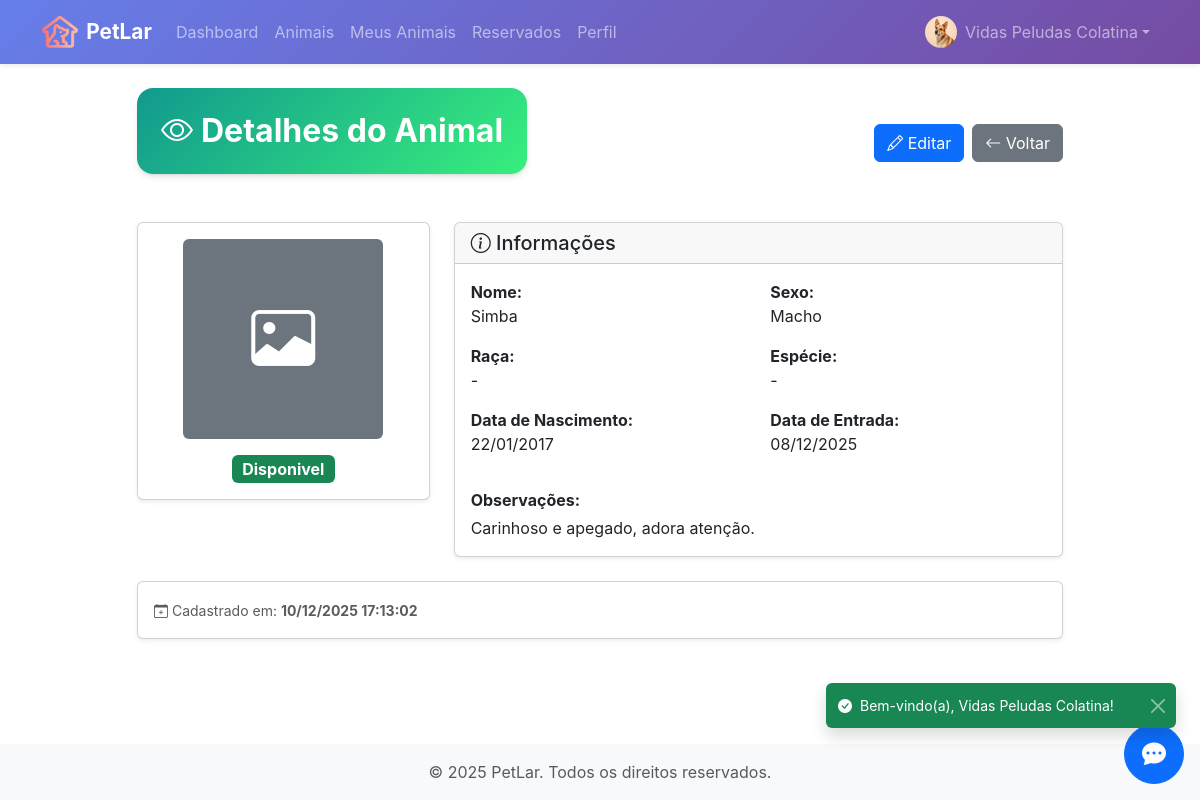
/abrigo/animais/visualizar/77 (signed in), run on an earlier commit of the app's database.
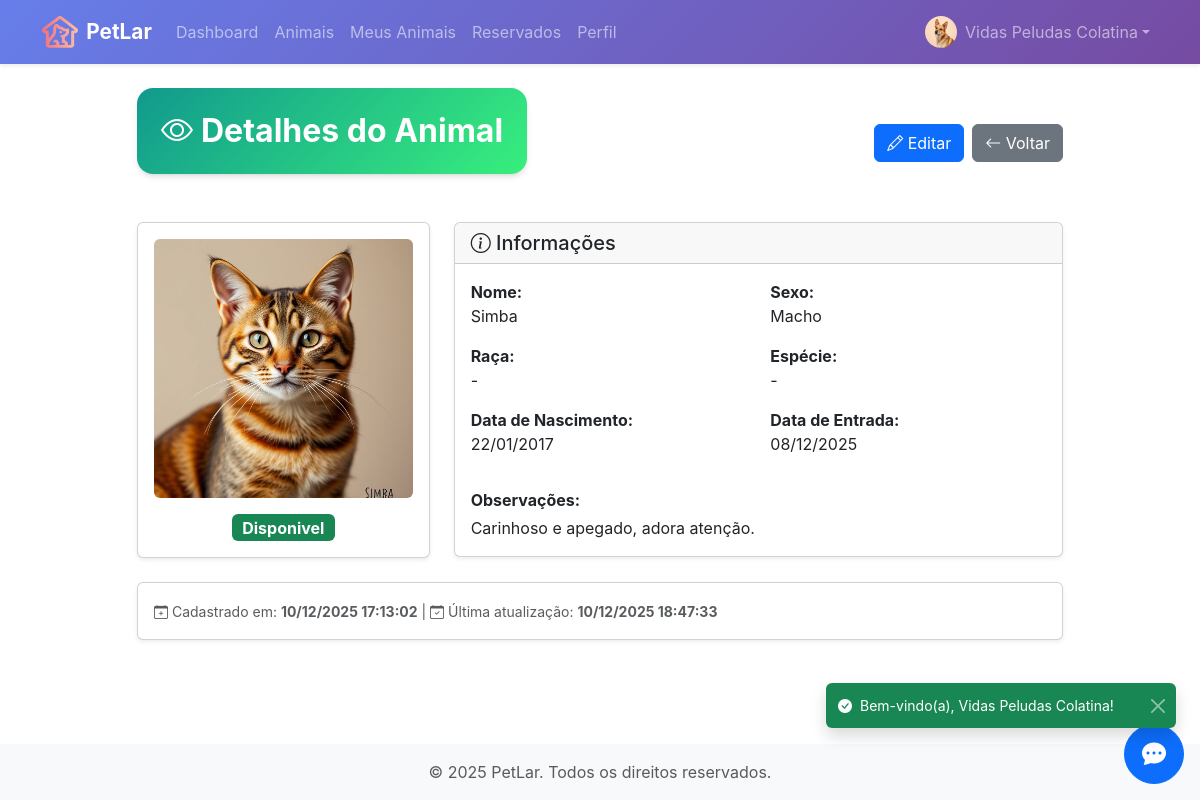
And on a later commit of the database.
### tables this page shows
CREATE TABLE animal (
    id INTEGER PRIMARY KEY AUTOINCREMENT,
    id_raca INTEGER NOT NULL,
    id_abrigo INTEGER NOT NULL,
    nome TEXT NOT NULL,
    sexo TEXT NOT NULL,
    data_nascimento TEXT,
    data_entrada TEXT NOT NULL,
    observacoes TEXT,
    status TEXT DEFAULT 'Disponível',
    foto TEXT,
    id_adotante_reserva INTEGER,
    data_reserva TIMESTAMP,
    data_cadastro TIMESTAMP DEFAULT CURRENT_TIMESTAMP,
    data_atualizacao TIMESTAMP DEFAULT CURRENT_TIMESTAMP,
    FOREIGN KEY (id_raca) REFERENCES raca(id),
    FOREIGN KEY (id_abrigo) REFERENCES abrigo(id_abrigo),
    FOREIGN KEY (id_adotante_reserva) REFERENCES usuario(id)
);

### routes/abrigo_animais_routes.py (the view)
@router.get("/visualizar/{id}")
@requer_autenticacao([Perfil.ABRIGO.value])
async def visualizar(request: Request, id: int, usuario_logado: Optional[dict] = None):
    id_abrigo = _obter_id_abrigo(usuario_logado)
    if not id_abrigo:
        informar_erro(request, "Abrigo não encontrado para este usuário.")
        return RedirectResponse("/", status_code=status.HTTP_303_SEE_OTHER)
    animal = animal_repo.obter_por_id_com_relacoes(id)
    if not animal:
        informar_erro(request, "Animal não encontrado")
        return RedirectResponse("/abrigo/animais/listar", status_code=status.HTTP_303_SEE_OTHER)
    if animal.id_abrigo != id_abrigo:
        informar_erro(request, "Você não tem permissão para visualizar este animal")
        return RedirectResponse("/abrigo/animais/listar", status_code=status.HTTP_303_SEE_OTHER)
    adotante_info = None
    if animal.status == "Reservado" and animal.id_adotante_reserva:
        dados = animal_repo.obter_por_id_com_adotante(id)
        if dados:
            adotante_info = {
                "nome": dados.get("adotante_nome"),
                "email": dados.get("adotante_email"),
                "telefone": dados.get("adotante_telefone")
            }
    return templates.TemplateResponse(
        "abrigo/animais/visualizar.html",
        {
            "request": request,
            "animal": animal,
            "adotante_info": adotante_info,
            "usuario_logado": usuario_logado
        }
    )

### templates/abrigo/animais/visualizar.html (shortened to what the changed rows need)
{% extends "base_privada.html" %}
{% block content %}
<div class="row justify-content-center">
    <div class="col-lg-10">
        <div class="d-flex justify-content-between align-items-center mb-4">
        <div class="card card-modern border-0 overflow-hidden mb-4">
            <div class="bg-gradient-forest text-white p-4">
                <h2 class="fw-bold mb-0">
                    <i class="bi bi-eye me-2"></i>Detalhes do Animal
                </h2>
            </div>
        </div>
        </div>
        <div class="row">
            <div class="col-md-4 mb-4">
                <div class="card shadow-sm">
                    <div class="card-body text-center">
                        {% if animal.foto %}
                        <img src="{{ animal.foto }}" alt="{{ animal.nome }}"
                            class="rounded mb-3" style="max-width: 100%; max-height: 300px; object-fit: cover;">
                        {% else %}
                        <div class="bg-secondary rounded d-flex align-items-center justify-content-center mx-auto mb-3"
                            style="width: 200px; height: 200px;">
                            <i class="bi bi-image text-white" style="font-size: 4rem;"></i>
                        </div>
                        {% endif %}
                        {% set status_map = {
                            'Disponivel': 'success',
                            'Reservado': 'warning',
                            'Adotado': 'info',
                            'Indisponivel': 'secondary'
                        } %}
                        <span class="badge bg-{{ status_map.get(animal.status, 'secondary') }} fs-6">
                            {{ animal.status }}
                        </span>
                    </div>
                </div>
            </div>
            <div class="col-md-8 mb-4">
                <div class="card shadow-sm">
                    <div class="card-body">
                        <div class="row">
                            <div class="col-sm-6 mb-3">
                                <strong>Nome:</strong><br>
                                {{ animal.nome }}
                            </div>
                            <div class="col-sm-6 mb-3">
                                <strong>Sexo:</strong><br>
                                {{ animal.sexo }}
                            </div>
                            <div class="col-sm-6 mb-3">
                                <strong>Raça:</strong><br>
                                {{ animal.raça.nome if animal.raça else '-' }}
                            </div>
                            <div class="col-sm-6 mb-3">
                                <strong>Espécie:</strong><br>
                                {{ animal.raça.espécie.nome if animal.raça and animal.raça.espécie else '-' }}
                            </div>
                            <div class="col-sm-6 mb-3">
                                <strong>Data de Nascimento:</strong><br>
                                {{ animal.data_nascimento|data_br if animal.data_nascimento else '-' }}
                            </div>
                            <div class="col-sm-6 mb-3">
                                <strong>Data de Entrada:</strong><br>
                                {{ animal.data_entrada|data_br if animal.data_entrada else '-' }}
                            </div>
                        </div>
                        {% if animal.observacoes %}
                        <div class="mt-3">
                            <strong>Observações:</strong>
                            <p class="mb-0 mt-1">{{ animal.observacoes }}</p>
                        </div>
                        {% endif %}
                    </div>
                </div>
            </div>
        </div>
        <div class="card shadow-sm">
            <div class="card-body">
                <small class="text-muted">
                    {% if animal.data_cadastro %}
                    <i class="bi bi-calendar-plus"></i> Cadastrado em: <strong>{{ animal.data_cadastro|data_hora_br }}</strong>
                    {% endif %}
                    {% if animal.data_atualizacao and animal.data_atualizacao != animal.data_cadastro %}
                    | <i class="bi bi-calendar-check"></i> Última atualização: <strong>{{ animal.data_atualizacao|data_hora_br }}</strong>
                    {% endif %}
                </small>
            </div>
        </div>
    </div>
</div>
{% endblock %}

What changed in the data, as far as the page shows it:
changed animal "Disponivel": foto: picture added; data_atualizacao "2025-12-10 20:13:02" → "2025-12-10 21:47:33" (drawn); data_atualizacao|data_hora_br (not shown) → "10/12/2025 18:47:33"
Also different on the page:
text now shown: "| Última atualização:"
